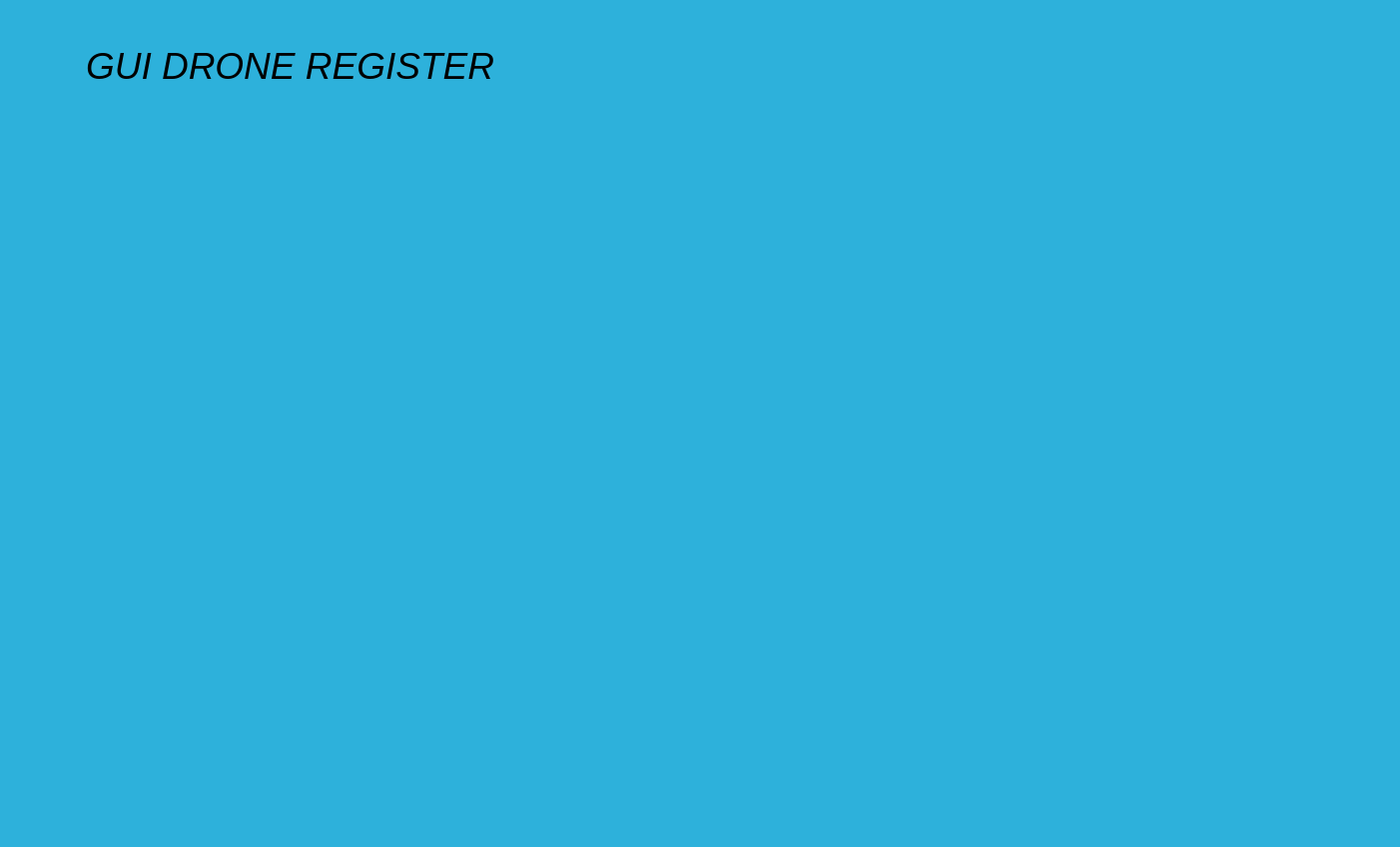
<?xml version="1.0" encoding="UTF-8"?>
<ui version="4.0">
 <class>myprofregistration</class>
 <widget class="QWidget" name="myprofregistration">
  <property name="geometry">
   <rect>
    <x>0</x>
    <y>0</y>
    <width>1402</width>
    <height>848</height>
   </rect>
  </property>
  <property name="windowTitle">
   <string>Form</string>
  </property>
  <widget class="QWidget" name="widget" native="true">
   <property name="enabled">
    <bool>true</bool>
   </property>
   <property name="geometry">
    <rect>
     <x>0</x>
     <y>0</y>
     <width>1411</width>
     <height>861</height>
    </rect>
   </property>
   <property name="styleSheet">
    <string notr="true">background-color: rgb(45, 177, 219);</string>
   </property>
   <widget class="QWidget" name="verticalLayoutWidget">
    <property name="geometry">
     <rect>
      <x>70</x>
      <y>190</y>
      <width>291</width>
      <height>451</height>
     </rect>
    </property>
    <layout class="QVBoxLayout" name="left_vertical"/>
   </widget>
   <widget class="QLabel" name="reg_label">
    <property name="geometry">
     <rect>
      <x>80</x>
      <y>20</y>
      <width>421</width>
      <height>91</height>
     </rect>
    </property>
    <property name="text">
     <string>&lt;html&gt;&lt;head/&gt;&lt;body&gt;&lt;p align=&quot;center&quot;&gt;&lt;span style=&quot; font-size:28pt; font-style:italic;&quot;&gt;GUI DRONE REGISTER&lt;/span&gt;&lt;/p&gt;&lt;/body&gt;&lt;/html&gt;</string>
    </property>
    <property name="textFormat">
     <enum>Qt::AutoText</enum>
    </property>
    <property name="scaledContents">
     <bool>true</bool>
    </property>
    <property name="alignment">
     <set>Qt::AlignHCenter|Qt::AlignTop</set>
    </property>
    <property name="indent">
     <number>25</number>
    </property>
    <property name="openExternalLinks">
     <bool>false</bool>
    </property>
   </widget>
   <widget class="QWidget" name="widget_2" native="true">
    <property name="geometry">
     <rect>
      <x>550</x>
      <y>0</y>
      <width>851</width>
      <height>851</height>
     </rect>
    </property>
    <property name="styleSheet">
     <string notr="true">border-image: url(:/:/reg.png);</string>
    </property>
   </widget>
  </widget>
 </widget>
 <resources/>
 <connections/>
</ui>
